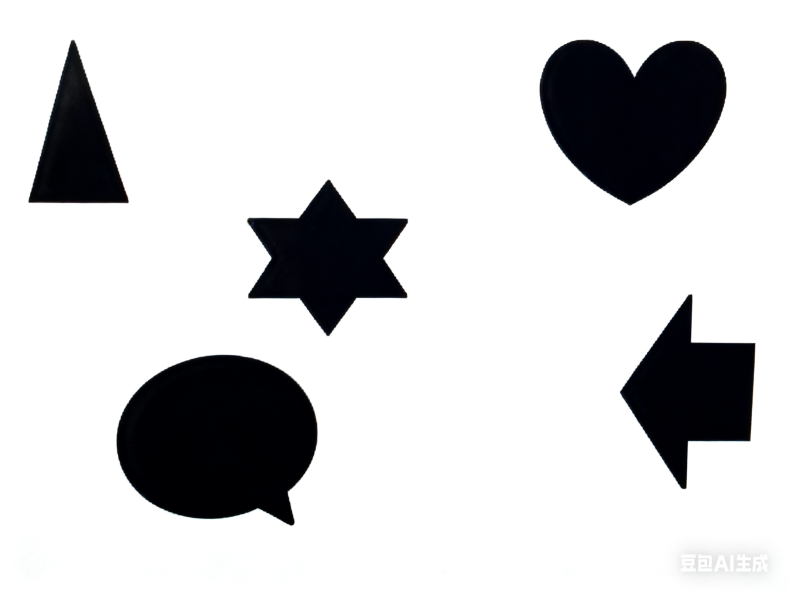
//> input picture OpenCV/digital/img/shapes.png, 2364 x 1773 px (shown at 1/3 size)
$ ./approxPolyDP   (built with g++ and OpenCV 4)
//> lines starting //> are read from the running program, lines starting //| are printed output that depends on the picture; after the words box and inside, x2 and y2 are one past the last pixel; in counts of white or black regions, pixels touching at a corner belong together
#include <opencv2/opencv.hpp>

void Contour_external_maxmatrix(cv::Mat img);
void Contour_external_minmatrix(cv::Mat img);
void Contour_external_matrix(cv::Mat img);
void drawapp(cv::Mat result, cv::Mat img);


int main()
{
    cv::Mat img, img1, img2, img3;
    img = cv::imread("/home/emmm/Desktop/scnu_rm/OpenCV/digital/img/shapes.png");
//> img is the input picture: 1773 rows x 2364 cols, CV_8UC3; mean B, G, R 210.6, 209.5, 209.3
    resize(img, img, cv::Size(), 0.5, 0.5);
//> img: 886 rows x 1182 cols, CV_8UC3

    img1 = img.clone();
    img2 = img.clone();
    img3 = img.clone();

    Contour_external_maxmatrix(img1);
    Contour_external_minmatrix(img2);
    Contour_external_matrix(img3);

    return 0;
}


//轮廓最大外接矩形 -- 矩形的边与图像坐标轴平行
//boundingRect(contours[n])
//Rect（轴对齐，无旋转角度）
//绘制 直接调用rectangle(image, rect, ...)
//整数坐标（Point）
//无中心/角度，需手动计算（rect.x+rect.width/2 等）
void Contour_external_maxmatrix(cv::Mat img)
{
    cv::Mat gray, blus, binary;
    cv::cvtColor(img, gray, cv::COLOR_BGR2GRAY); //灰度化
    cv::GaussianBlur(gray, blus, cv::Size(9,9), 2, 2); //滤波
    cv::threshold(blus, binary, 170, 255, cv::THRESH_BINARY | cv::THRESH_OTSU); //自适应二值化
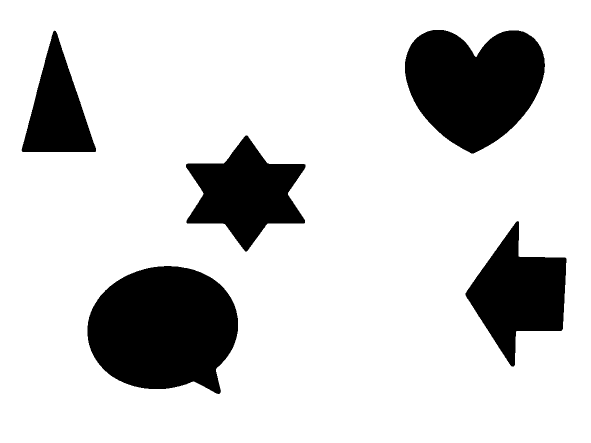
//> binary: 886 rows x 1182 cols, CV_8UC1 (shown at 1/2 size); 82% white; 5 black regions

    //轮廓检测
    std::vector< std::vector<cv::Point> > contours; //轮廓
    std::vector<cv::Vec4i> hierarchy; //存放轮廓结构变量
    cv::findContours(binary, contours, hierarchy, cv::RETR_TREE, cv::CHAIN_APPROX_SIMPLE, cv::Point());
//> contours = 6 contours; box (x1, y1, x2, y2) and area: (0, 0, 1182, 886) 1045185, (174, 531, 477, 789) 59930, (809, 59, 1091, 308) 50019, (930, 441, 1134, 734) 30597, (371, 270, 612, 504) 30110, (42, 60, 193, 305) 19350

    //寻找轮廓的外接矩阵
    // 遍历所有检测到的轮廓（contours是存储轮廓的向量，contours.size()是轮廓的数量）
    for(int n = 0; n < contours.size(); n++)
    {
        // 1. 计算当前轮廓的“最大外接矩形”
        // boundingRect(contours[n])：根据第n个轮廓，计算其轴对齐的外接矩形（矩形边与图像坐标轴平行）
        // 返回值Rect是OpenCV的矩形类，包含矩形的左上角坐标(x,y)、宽度(width)、高度(height)
        cv::Rect rect = boundingRect(contours[n]);

        // 2. 在原始图像上绘制这个外接矩形
        rectangle(img, rect, cv::Scalar(255,0,0), 2, 8, 0); //用二值图检测轮廓，在原图上画外接矩形
    }
//> this loop made 6 passes
//> rect on passes 1 to 6: Rect(0, 0, 1182, 886), Rect(174, 531, 303, 258), Rect(930, 441, 204, 293), Rect(371, 270, 241, 234), Rect(42, 60, 151, 245), Rect(809, 59, 282, 249)
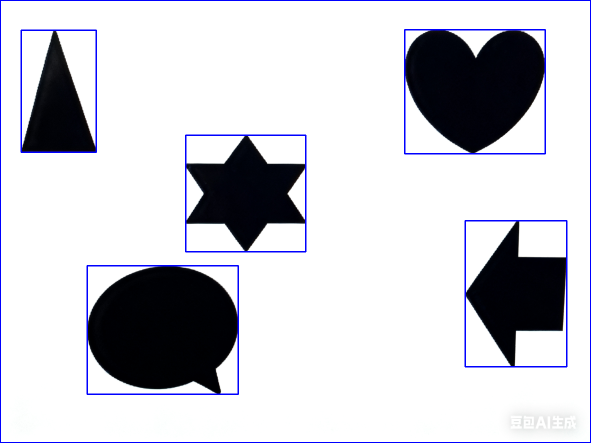
//> img: 886 rows x 1182 cols, CV_8UC3 (shown at 1/2 size); mean B, G, R 210.7, 204, 203.8

    cv::imshow("Contour_external_maxmatrix", img);
    cv::waitKey(2000);
}


//轮廓最小外接矩形
//minAreaRect(contours[n])
//RotatedRect（可旋转，含角度信息）
//绘制 需提取4个顶点，用line()循环连接
//浮点坐标（Point2f，亚像素精度）
//自带中心（center）、旋转角度（angle）
void Contour_external_minmatrix(cv::Mat img)
{
    cv::Mat gray, blus, binary;
    cv::cvtColor(img, gray, cv::COLOR_BGR2GRAY);
    cv::GaussianBlur(gray, blus, cv::Size(9,9), 2, 2);
    cv::threshold(blus, binary, 170, 255, cv::THRESH_BINARY | cv::THRESH_OTSU);

    std::vector< std::vector<cv::Point> > contours;
    std::vector<cv::Vec4i> hierarchy;
    cv::findContours(binary, contours, hierarchy, cv::RETR_TREE, cv::CHAIN_APPROX_SIMPLE, cv::Point());

    //寻找轮廓的外接矩阵
    for(int n = 0; n < contours.size(); n++)
    {
        //最小外接矩阵
        cv::RotatedRect rrect = minAreaRect(contours[n]); //计算当前轮廓的“最小面积外接矩形”，返回值RotatedRect
        cv::Point2f vertices[4];
        rrect.points(vertices); //读取最小外接矩形的四个顶点
        cv::Point2f cpt = rrect.center; //获取旋转矩形的中心坐标（Point2f类型）

        // [12 lines of commented-out code are left out]
        for(int i=0; i<4; i++)
        {
            cv::Point2f point1 = vertices[i];
            cv::Point2f point2 = vertices[(i+1) % 4]; //最后一个连回第一个
            line(img, point1, point2, cv::Scalar(0,255,0), 4, 8, 0);
        }

        //绘制旋转矩形的中心（实心圆标记）
        circle(img, cpt, 4, cv::Scalar(0,255,0), 2, 8, 0);


    }
//> this loop made 6 passes
//> rrect on passes 2, 3, 4, 6: centre (325.1, 654.9), size (249.6, 302), angle -85.9, centre (1042.4, 597.1), size (238.7, 206.3), angle -52.3, centre (491, 386.5), size (233, 240), angle -90, centre (949.1, 183.2), size (247.6, 281.1), angle -89.6
//> (rrect, vertices) on passes 1, 5: (centre (590.5, 442.5), size (885, 1181), angle -90, 4 Points (x, y): [1181, 885], [0, 885], [0, 0], [1181, 0]), (centre (117, 182), size (244, 150), angle -90, 4 Points (x, y): [192, 304], [42, 304], [42, 60], [192, 60])
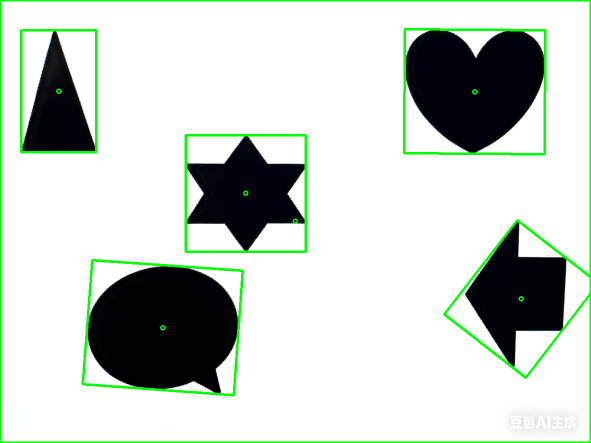
//> img: 886 rows x 1182 cols, CV_8UC3 (shown at 1/2 size); mean B, G, R 202.1, 209.8, 200.8

    cv::imshow("Contour_external_minmatrix", img);
    cv::waitKey(2000);
}


//轮廓多边形拟合
void Contour_external_matrix(cv::Mat img)
{
    //预处理
    cv::Mat gray, blus, binary;
    cv::cvtColor(img, gray, cv::COLOR_BGR2GRAY);
    cv::GaussianBlur(gray, blus, cv::Size(9,9), 2, 2);
    cv::threshold(blus, binary, 170, 255, cv::THRESH_BINARY | cv::THRESH_OTSU);

    //轮廓检测
    std::vector< std::vector<cv::Point> > contours;
    std::vector<cv::Vec4i> hierarchy;
    cv::findContours(binary, contours, hierarchy, cv::RETR_TREE, cv::CHAIN_APPROX_SIMPLE, cv::Point());

    //绘制多边形
    for(int n=0; n<contours.size(); n++)
    {
        //计算轮廓中心（用最小外接矩形）
        cv::RotatedRect rrect = minAreaRect(contours[n]);
        cv::Point2f center = rrect.center; //最小外接矩形的中心
        circle(img, center, 2, cv::Scalar(0,0,255), 2, 8, 0);

        //多边形拟合
        cv::Mat result;
        cv::approxPolyDP(contours[n], result, 4, true);
        // // 在 OpenCV 中，点集可以用两种形式存储：
        // // std::vector<cv::Point>（更常用，直观）；
        // // cv::Mat（矩阵形式，每行存储一个点的坐标）。
        // std::vector<cv::Point> approx;  // 用vector<Point>接收拟合结果
        // double perimeter = cv::arcLength(contours[n], true);  // 计算轮廓周长
        // double epsilon = 0.02 * perimeter;  // 动态设置拟合精度（周长的2%）
        // cv::approxPolyDP(contours[n], approx, epsilon, true);  // 多边形拟合

        drawapp(result, img); //绘制拟合后的多边形
    }
//> this loop made 6 passes
//> (rrect, result) on passes 1, 5: (centre (590.5, 442.5), size (885, 1181), angle -90, [[0, 0], [0, 885], [1181, 885], [1181, 0]]), (centre (117, 182), size (244, 150), angle -90, [[109, 60], [192, 296], [190, 304], [42, 300]])
//> pass 1, in Contour_external_matrix, `drawapp(result, img);`:
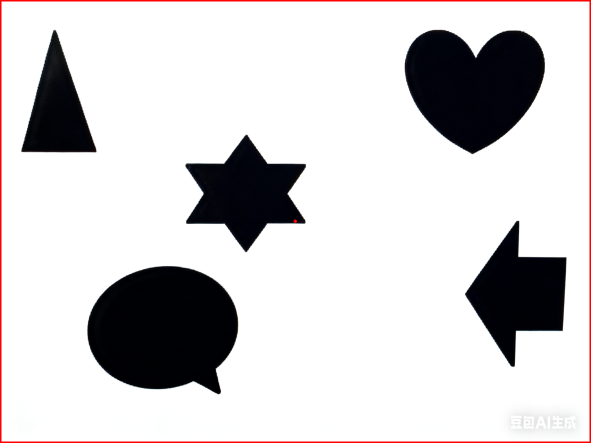
//> img: 886 rows x 1182 cols, CV_8UC3 (shown at 1/2 size); mean B, G, R 207.6, 206.5, 209.3
//> pass 2, in Contour_external_matrix, `drawapp(result, img);`:
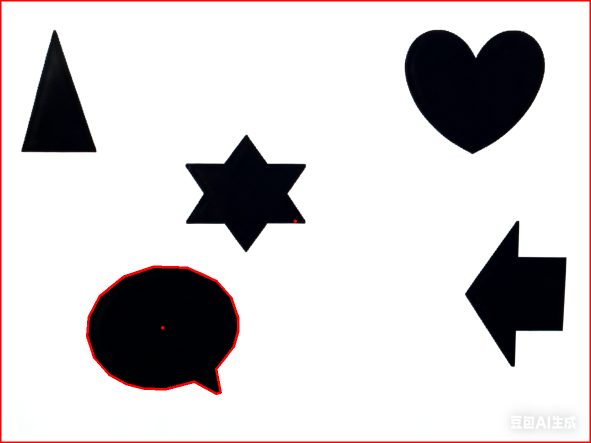
//> img: 886 rows x 1182 cols, CV_8UC3 (shown at 1/2 size); 0.44% of pixels changed, all inside (x1, y1, x2, y2) = (172, 531, 479, 790)
//> pass 3, in Contour_external_matrix, `drawapp(result, img);`:
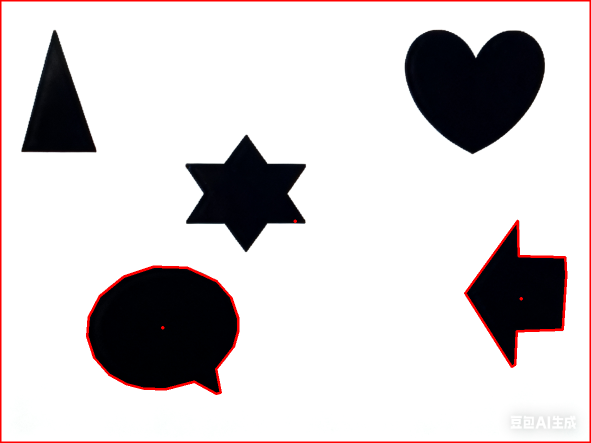
//> img: 886 rows x 1182 cols, CV_8UC3 (shown at 1/2 size); 0.39% of pixels changed, all inside (x1, y1, x2, y2) = (928, 439, 1135, 736)
//> after the loop:
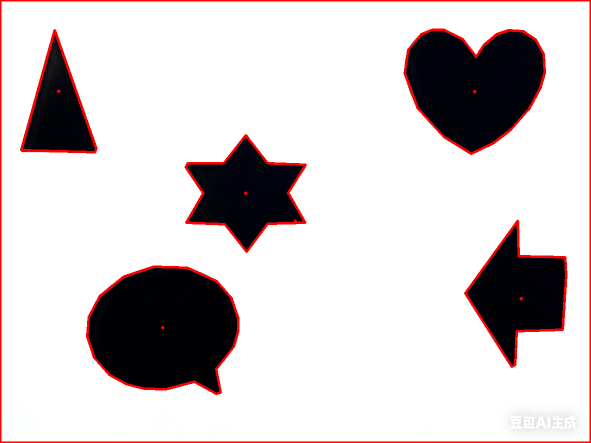
//> img: 886 rows x 1182 cols, CV_8UC3 (shown at 1/2 size); 1.13% of pixels changed, all inside (x1, y1, x2, y2) = (40, 57, 1092, 506)

    cv::imshow("Contour_external_matrix", img);
    cv::waitKey(2000);
}

// [12 lines of commented-out code are left out]
void drawapp(cv::Mat result, cv::Mat img)
{
    // [21 lines of commented-out code are left out]
    int n = result.rows;
    for(int i = 0; i < n; i++)
    {
        cv::Vec2i point1 = result.at<cv::Vec2i>(i);
        cv::Vec2i point2 = result.at<cv::Vec2i>((i+1)%n); //最后一个连回第一个
        line(img, point1, point2, cv::Scalar(0,0,255), 4, 8, 0);
    }
}


// // 最大外接矩形（boundingRect）：通过 x/y/width/height 手动推导 4 个顶点；
// std::vector<cv::Point> contour; // 输入：轮廓（或点集）
// cv::Rect rect = cv::boundingRect(contour); // 求最大外接矩形
// std::vector<cv::Point2f> boundRectPoints; // 计算4个顶点坐标
// boundRectPoints.push_back(cv::Point2f(rect.x, rect.y)); // 左上 (x, y)
// boundRectPoints.push_back(cv::Point2f(rect.x + rect.width, rect.y)); // 右上 (x+w, y)
// boundRectPoints.push_back(cv::Point2f(rect.x + rect.width, rect.y + rect.height)); // 右下 (x+w, y+h)
// boundRectPoints.push_back(cv::Point2f(rect.x, rect.y + rect.height)); // 左下 (x, y+h)

// // 最小外接矩形（minAreaRect）：调用 points() 方法自动获取 4 个顶点
// std::vector<cv::Point> contour; // 输入：轮廓（或点集）
// cv::RotatedRect minRect = cv::minAreaRect(contour); // 求最小外接矩形
// cv::Point2f minRectPoints[4]; // 直接获取4个顶点坐标（顺序：默认按矩形周长排列，需注意一致性）
// minRect.points(minRectPoints); // 自动填充4个顶点到数组
// std::vector<cv::Point2f> minAreaRectPoints; // 转换为vector方便后续处理
// minAreaRectPoints.assign(minRectPoints, minRectPoints + 4);


// cv::GaussianBlur（高斯滤波函数）
// void cv::GaussianBlur(
//     cv::InputArray src,        // 输入图像（待滤波图像，支持多通道）
//     cv::OutputArray dst,       // 输出图像（滤波后结果，与输入尺寸、类型相同）
//     cv::Size ksize,            // 高斯核大小（宽×高，必须为正奇数，如Size(9,9)）
//     double sigmaX,             // X方向高斯标准差（控制模糊程度，必填）
//     double sigmaY = 0,         // Y方向高斯标准差（默认0，自动等于sigmaX）
//     int borderType = cv::BORDER_DEFAULT  // 边界填充方式（默认BORDER_DEFAULT）
// );


// cv::Rect（轴对齐矩形类 构造函数）
// cv::Rect::Rect(
//     int x,              // 矩形左上角x坐标（水平方向）
//     int y,              // 矩形左上角y坐标（垂直方向）
//     int width,          // 矩形宽度（水平长度）
//     int height          // 矩形高度（垂直长度）
// );
//表示“轴对齐矩形”的类（矩形的边与图像坐标轴平行）

// cv::boundingRect（计算轴对齐外接矩形函数)
// cv::Rect cv::boundingRect(
//     cv::InputArray points  // 输入点集（通常为单个轮廓contours[n]）
// );
// // 作用：计算包围点集的最小轴对齐矩形（边与坐标轴平行），返回cv::Rect对象

//cv::RotatedRect (旋转矩形类 构造函数)
// cv::RotatedRect::RotatedRect(
//     cv::Point2f center,  // 旋转矩形的中心坐标（浮点型，支持亚像素精度）
//     cv::Size2f size,     // 旋转矩形的原始尺寸（宽×高，未旋转时的大小，Size2f(width, height)）
//     float angle          // 旋转角度（单位：度，顺时针方向为正，范围通常为[-90, 0)）
// );
//表示旋转矩形的类（区别于 cv::Rect 的轴对齐矩形）

// cv::RotatedRect::points（旋转矩形顶点提取成员函数）
// void cv::RotatedRect::points(
//     cv::Point2f pt[]  // 输出参数：存储4个顶点的数组（需提前定义为Point2f[4]）
// ) const;
// // 作用：将旋转矩形的4个顶点坐标存入pt数组，顶点按顺时针/逆时针顺序排列

// cv::RotatedRect::center（旋转矩形中心成员变量）
// cv::Point2f cv::RotatedRect::center;
// // 作用：存储旋转矩形的中心坐标（浮点型，可直接读取，如rrect.center.x获取x坐标）

// cv::minAreaRect（计算最小面积外接旋转矩形函数）
// cv::RotatedRect cv::minAreaRect(
//     cv::InputArray points  // 输入点集（通常为单个轮廓contours[n]）
// );
// // 作用：计算包围点集的面积最小矩形（可旋转，贴合轮廓），返回cv::RotatedRect对象

// cv::approxPolyDP —— "Approximate Polygonal Curve"（多边形曲线逼近）
// void cv::approxPolyDP(
//     const cv::InputArray curve,  // 输入曲线（通常是轮廓的点集，类型为vector<Point>）
//     cv::OutputArray approxCurve, // 输出的逼近多边形（简化后的的点集，类型与输入一致）
//     double epsilon,              // 逼近精度（原始曲线与逼近多边形的最大允许距离，单位：像素）
//     bool closed                  // 曲线是否闭合（true表示逼近多边形是闭合的；false表示不闭合）
// );


// cv::line（绘制直线 全局函数）
// void cv::line(
//     cv::InputArray img,          // 目标图像（绘制直线的画布）
//     cv::Point pt1,               // 直线的起点坐标
//     cv::Point pt2,               // 直线的终点坐标
//     const cv::Scalar& color,     // 直线的颜色（BGR格式）
//     int thickness = 1,           // 直线的线宽（默认值：1）
//     int lineType = cv::LINE_8,   // 线条类型（默认值：8连通线）
//     int shift = 0                // 坐标的小数位数（默认值：0）
// );

// cv::rectangle（绘制轴对齐矩形函数）
// void cv::rectangle(
//     cv::InputArray img,          // 目标图像（绘制矩形的画布）
//     cv::Rect rect,               // 要绘制的矩形（cv::Rect对象，轴对齐）
//     const cv::Scalar& color,     // 矩形颜色（BGR格式）
//     int thickness = 1,           // 线宽（默认1，-1表示填充矩形）
//     int lineType = cv::LINE_8,   // 线条类型（默认LINE_8）
//     int shift = 0                // 坐标小数位数（默认0）
// );

// cv::circle（绘制圆形函数）
// void cv::circle(
//     cv::InputArray img,          // 目标图像（绘制圆形的画布）
//     cv::Point center,            // 圆心坐标（Point/Point2f均可）
//     int radius,                  // 圆的半径（像素数）
//     const cv::Scalar& color,     // 圆的颜色（BGR格式，支持Alpha通道）
//     int thickness = 1,           // 线宽（默认1，-1表示填充圆形）
//     int lineType = cv::LINE_8,   // 线条类型（默认LINE_8）
//     int shift = 0                // 坐标小数位数（默认0）
// );
